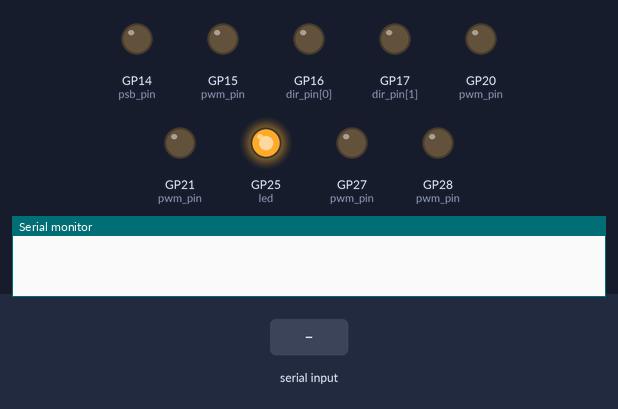
Bench run of a sketch on a simulated Raspberry Pi Pico. Shown: output pins drawn as LEDs (lit = HIGH), the last lines printed to the serial monitor. The test bench sets the inputs (shaded band).

Above: at 1.2 s.
1.3 s: "90,45,200\n" received over the second serial link
At 2.5 s:
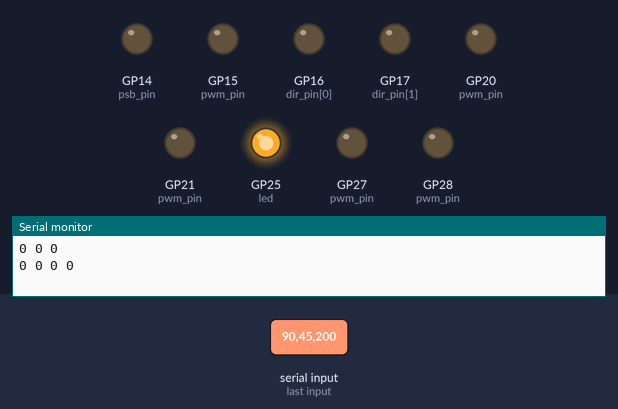
2.8 s: "a90\n" received over the second serial link
At 3.6 s:
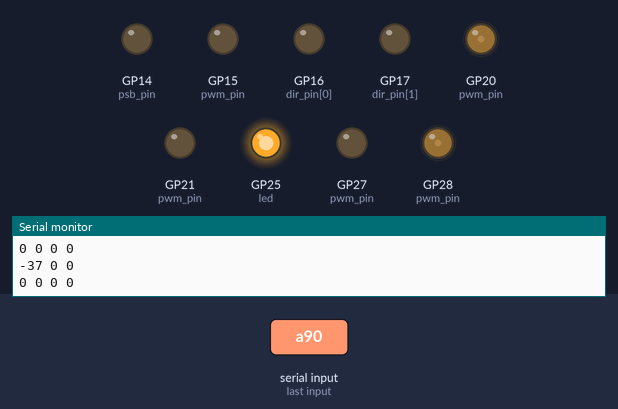
4.3 s: "30,150,10\n" received over the second serial link
At 4.8 s:
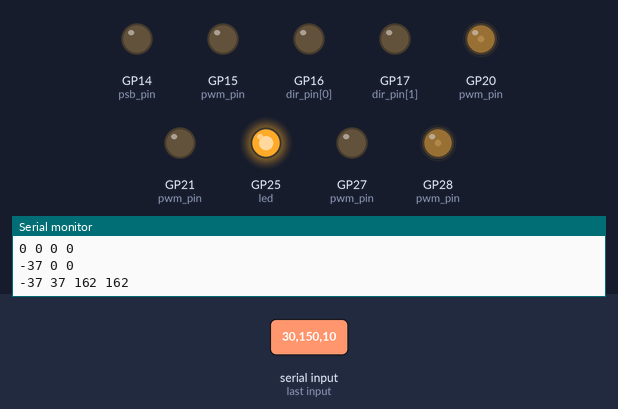
5.8 s: "a,45\n" received over the second serial link
At 7.0 s:
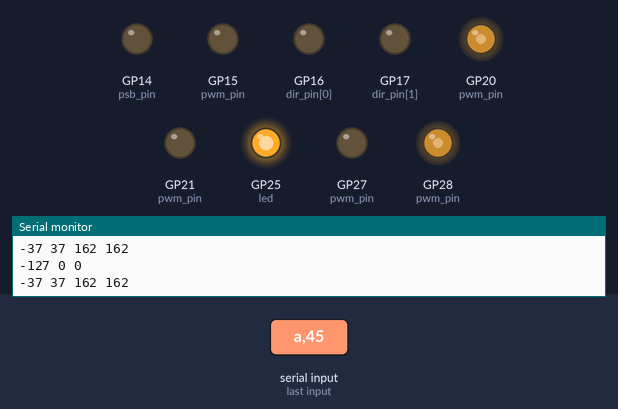
7.3 s: "90,45\n" received over the second serial link
At 8.3 s:
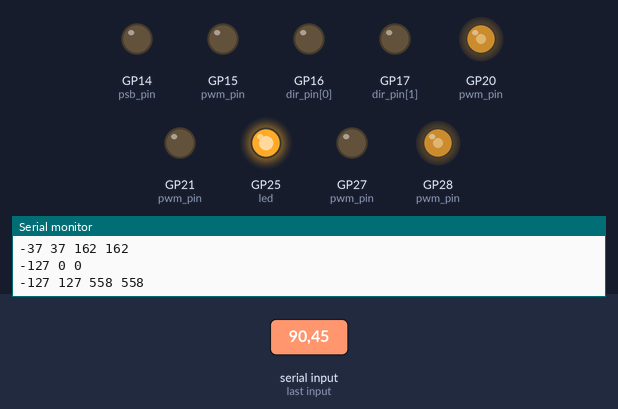
8.8 s: "b90\n" received over the second serial link
At 9.4 s:
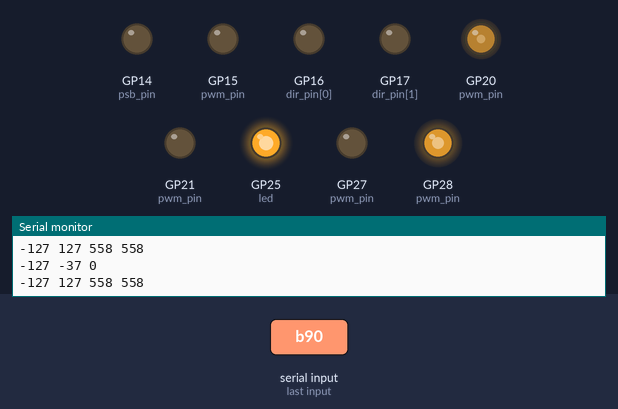
Timing chart, 0 to 11.3 s (numbered marks = the images above; inputs shaded):
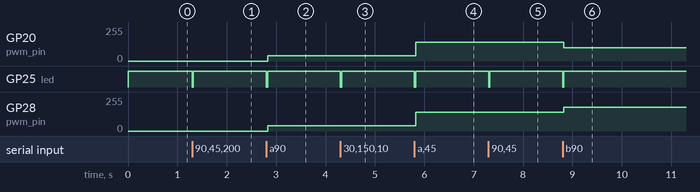

Measured:
- after the input at 1.3 s, GP25 (led): HIGH → LOW at once, → HIGH 0.03 s later
- after the input at 2.8 s, GP20 (pwm_pin), GP28 (pwm_pin): 0/255 → 40/255 at once; GP25 (led): HIGH → LOW at once, → HIGH 0.03 s later
- after the input at 4.3 s, GP25 (led): HIGH → LOW at once, → HIGH 0.03 s later
- after the input at 5.8 s, GP20 (pwm_pin), GP28 (pwm_pin): 40/255 → 139/255 at once; GP25 (led): HIGH → LOW at once, → HIGH 0.03 s later
- after the input at 7.3 s, GP25 (led): HIGH → LOW at once, → HIGH 0.03 s later
- after the input at 8.8 s, GP20 (pwm_pin): 139/255 → 98/255 at once; GP25 (led): HIGH → LOW at once, → HIGH 0.03 s later; GP28 (pwm_pin): 139/255 → 179/255 at once

The sketch:

bata_2024_honrobo_2_rcv.ino
```cpp
/*
参考
PWMの設定関連：https://lipoyang.hatenablog.com/entry/2021/12/12/201432
*/

//ライブラリ
#include <hardware/pwm.h>

//数値の定義
#define PWM_CLKDIV 122.0703125
#define PWM_WRAP 1023
#define MARGIN 182.0//足回り用
#define SPEED_MAX 800//モーター速度の最大値(1023まで設定可能)

//ピン番号の宣言
const int pwm_pin[5]={20,21,27,28,15};//足回り用:20,21,27,28、ローラー用：15
const int led = LED_BUILTIN;//マイコン内蔵LED
const int dir_pin[2]={16,17};//ロームモタドラのINA,INB
const int psb_pin = 14;//ロームモタドラのPSB

//グローバル変数の宣言
int rcv_state_counter = 0;//シリアル受信の状態を管理する

uint slice_num[5]={0};//pwm設定に使う
int val[3]={0};//受信データを格納する
int dir_L,dir_R,speed_L,speed_R;//足回り制御の変数

void setup() {
  Serial.begin(9600);
  Serial1.begin(19200);

  //PWMの設定
  gpio_set_function(pwm_pin[0], GPIO_FUNC_PWM);
  gpio_set_function(pwm_pin[1], GPIO_FUNC_PWM);
  gpio_set_function(pwm_pin[2], GPIO_FUNC_PWM);
  gpio_set_function(pwm_pin[3], GPIO_FUNC_PWM);
  gpio_set_function(pwm_pin[4], GPIO_FUNC_PWM);
  for(int i=1;i<5;i++){
    slice_num[i] = pwm_gpio_to_slice_num(pwm_pin[i]);//gp21(gp20),gp27,gp28,gp15のPWMスライスを取得
    // PWM周期を設定
    pwm_set_clkdiv(slice_num[i], PWM_CLKDIV);
    pwm_set_wrap(slice_num[i], PWM_WRAP);
  }
  //PWM出力の有効化
  pwm_set_enabled(slice_num[1], true);
  pwm_set_enabled(slice_num[2], true);
  pwm_set_enabled(slice_num[3], true);
  pwm_set_enabled(slice_num[4], true);

  //デジタルピンの初期化
  pinMode(led,OUTPUT);
  pinMode(psb_pin,OUTPUT);
  pinMode(dir_pin[0],OUTPUT);
  pinMode(dir_pin[1],OUTPUT);
  digitalWrite(led,LOW);
  digitalWrite(psb_pin,LOW);//PSBオフ
}

char r[64];
char n[3][4];
int i,j;

void loop() {
  //受信部
  if(Serial1.available()>0){
    String rcv=Serial1.readStringUntil('\n');
    //Serial.println(rcv);

    strcpy(r,rcv.c_str());
    //Im920c: "a255b128c100\n" のようなデータが来ると想定
    //xbee: "TXDA a255b128c100\n" のようなデータが来ると想定
    for(i=0;i<64;i++){
      switch(r[i]){
        case 'a':
        for(j=0;j<3;j++)
        {
          n[0][j]=r[i+1];
          i++;
        }
        val[0]=atoi(n[0]);
        val[0]-=127;
        break;

        case 'b':
        for(j=0;j<3;j++)
        {
          n[1][j]=r[i+1];
          i++;
        }
        val[1]=atoi(n[1]);
        val[1]-=127;
        break;

        case 'c':
        for(j=0;j<3;j++)
        {
          n[2][j]=r[i+1];
          i++;
        }
        val[2]=atoi(n[2]);
        i=64;
        break;

        default:
        break;
      }
    }

    //シリアルモニタに表示
    for(i=0;i<3;i++){
      Serial.print(val[i]);
      Serial.print(" ");
    }
    Serial.println();

    Serial.print(dir_L);
    Serial.print(" ");
    Serial.print(dir_R);
    Serial.print(" ");
    Serial.print(speed_L);
    Serial.print(" ");
    Serial.print(speed_R);
    Serial.print(" ");
    Serial.println();

    digitalWrite(led,LOW);
    delay(25);

    rcv_state_counter++;
    //受信過多の時の処理
    if(rcv_state_counter>=5){
      rcv_state_counter=0;
      digitalWrite(led,HIGH);
      Serial1.end();
      Serial.println("STOP");
      delay(3000);
      Serial1.begin(19200);
      digitalWrite(led,LOW);
    }
  }else{
    rcv_state_counter=0;
    digitalWrite(led,HIGH);
  }

  //足回り駆動部
  dir_L=(-val[1]+val[0]);//dirが正の時、モーターは正回転とする
  dir_R=(-val[1]-val[0]);
  speed_L=abs(dir_L)/MARGIN*SPEED_MAX;
  speed_R=abs(dir_R)/MARGIN*SPEED_MAX;

  if(speed_L>SPEED_MAX)speed_L=SPEED_MAX;
  if(speed_R>SPEED_MAX)speed_R=SPEED_MAX;
  if(dir_L>5){
    pwm_set_chan_level(slice_num[1], PWM_CHAN_A, 0);
    pwm_set_chan_level(slice_num[1], PWM_CHAN_B, speed_L);
  }else if(dir_L<-5){
    pwm_set_chan_level(slice_num[1], PWM_CHAN_A, speed_L);
    pwm_set_chan_level(slice_num[1], PWM_CHAN_B, 0);
  }else{
    pwm_set_chan_level(slice_num[1], PWM_CHAN_A, 0);
    pwm_set_chan_level(slice_num[1], PWM_CHAN_B, 0);
  }
  if(dir_R>5){
    pwm_set_chan_level(slice_num[2], PWM_CHAN_B, 0);
    pwm_set_chan_level(slice_num[3], PWM_CHAN_A, speed_R);
  }else if(dir_R<-5){
    pwm_set_chan_level(slice_num[2], PWM_CHAN_B, speed_R);
    pwm_set_chan_level(slice_num[3], PWM_CHAN_A, 0);
  }else{
    pwm_set_chan_level(slice_num[2], PWM_CHAN_B, 0);
    pwm_set_chan_level(slice_num[3], PWM_CHAN_A, 0);
  }

  //ローラー駆動部
  if(val[2]>200){
    digitalWrite(psb_pin,HIGH);//psbオン
    //ローラー回転
    digitalWrite(dir_pin[0],LOW);
    digitalWrite(dir_pin[1],HIGH);
    pwm_set_chan_level(slice_num[4], PWM_CHAN_B, 1000);
  }else{
    //ローラー停止
    digitalWrite(dir_pin[0],LOW);
    digitalWrite(dir_pin[1],LOW);
    pwm_set_chan_level(slice_num[4], PWM_CHAN_B, 0);

    digitalWrite(psb_pin,LOW);//psbオフ
  }


}
```
